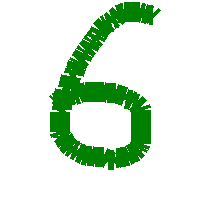
#> input picture tmp.png, 200 x 200 px, found by its file name
$ jupyter execute sift.ipynb
#> lines starting #> are read from the running program, lines starting #| are printed output that depends on the picture; after the words box and inside, x2 and y2 are one past the last pixel; in counts of white or black regions, pixels touching at a corner belong together
[cell 1]
import numpy as np
import cv2 as cv
import matplotlib.pyplot as plt

[cell 2]
img = cv.imread('tmp.png')
#> img is the input picture: shape (200, 200, 3); mean B, G, R 211.1, 233.1, 211.1
img = np.array(img)
# np.reshape(img, (28, 28, 1))
img.shape
#> Out = (200, 200, 3)

[cell 3]
gray= cv.cvtColor(img,cv.COLOR_BGR2GRAY)
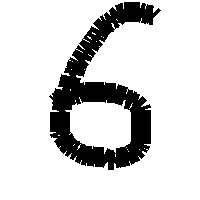
#> gray: shape (200, 200); values 75 (black) and 255 (white), 82.8% white; 1 black region, box (x1, y1, x2, y2) and area: (49, 2, 161, 170) 6884
sift = cv.SIFT_create()
kp, des = sift.detectAndCompute(gray,None)
#> kp = 83 keypoints; strongest (x, y, size): (68, 74, 2.1), (61, 88, 1.8), (158, 10, 2.7), (149, 106, 2.5)
img=cv.drawKeypoints(gray,kp,img)
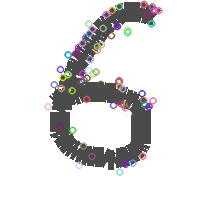
#> img: shape (200, 200, 3); mean B, G, R 222.9, 222.3, 223.2
cv.imwrite('sift_keypoints.jpg',img)
#> Out = True

[cell 4]
des.shape
#> Out = (83, 128)

[cell 5]
plt.imshow(des)
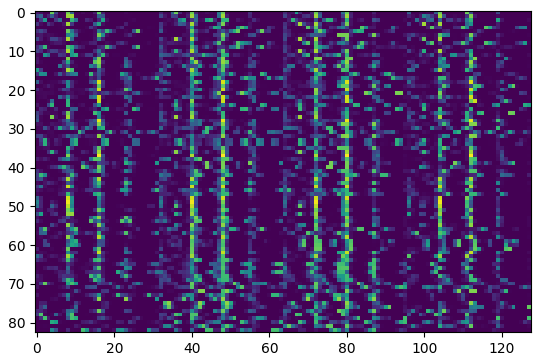
#> figure drawn by matplotlib, 1 panel

[cell 6]
img.shape
#> Out = (200, 200, 3)
